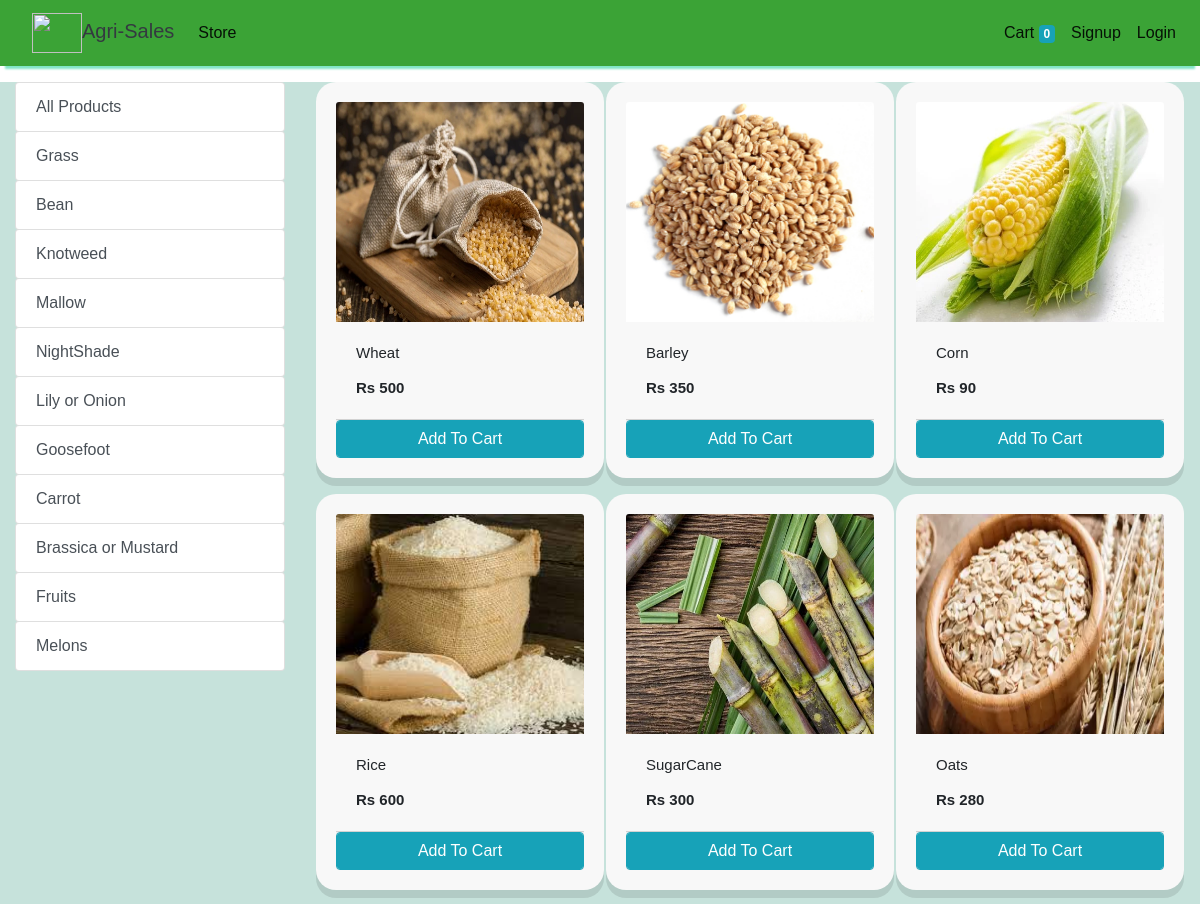
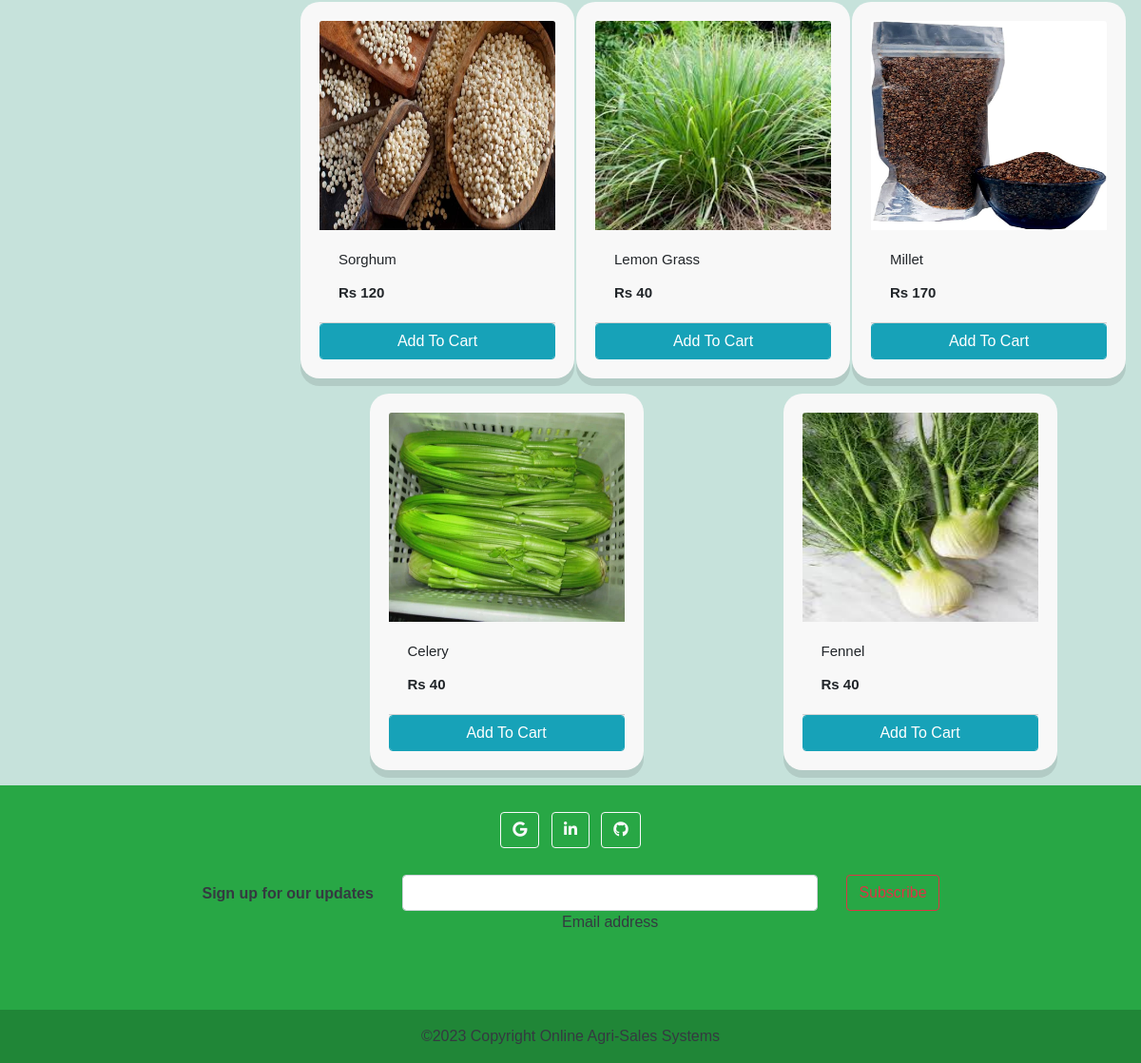
/store?category=13, run on the app's committed database (2 pictures, top to bottom).
### store/models/category.py (models this page shows, shortened)
class Category(models.Model):
    name= models.CharField(max_length=50)
    @staticmethod
    def get_all_categories():
        return Category.objects.all()

### store/models/product.py (models this page shows, shortened)
class Products(models.Model):
    name = models.CharField(max_length=60)
    price= models.IntegerField(default=0)
    category= models.ForeignKey(Category,on_delete=models.CASCADE,default=1 )
    description= models.CharField(max_length=250, default='', blank=True, null= True)
    image= models.ImageField(upload_to='uploads/products/')
    @staticmethod
    def get_all_products_by_categoryid(category_id):
        if category_id:
            return Products.objects.filter (category=category_id)
        else:
            return Products.get_all_products();

### store/views/home.py (the view)
# urls.py: path('' , include('store.urls'))
def store(request):
    cart = request.session.get('cart')
    if not cart:
        request.session['cart'] = {}
    products = None
    categories = Category.get_all_categories()
    categoryID = request.GET.get('category')
    if categoryID:
        products = Products.get_all_products_by_categoryid(categoryID)
    else:
        products = Products.get_all_products();
    data = {}
    data['products'] = products
    data['categories'] = categories
    print('you are : ', request.session.get('email'))
    return render(request, 'index.html', data)

### store/templatetags/cart.py (called while the page is built)
@register.filter (name='is_in_cart')
def is_in_cart(product, cart):
    keys = cart.keys ()
    for id in keys:
        if int (id) == product.id:
            return True
    return False;

### store/templatetags/custom_filter.py (called while the page is built)
@register.filter(name='currency')
def currency(number):
    return "Rs "+str(number)

### store/templates/index.html (shortened to what this page needs)
{% extends 'base.html' %}
{% block content %}
{% load cart %}
{% load custom_filter %}
<div class="container-fluid mt-3">
	<div class="row">
		<div class="col-lg-3 mx-auto">
			<div class="list-group">
				<a href="/" class="list-group-item list-group-item-action btn btn-outline-info">All Products</a>
				{% for category in categories %}
				<a href="/?category={{category.id}}"
					class="list-group-item list-group-item-action btn btn-outline-info">{{category.name}}</a>
				{% endfor %}
			</div>
		</div>
		<div id='products' class="col-lg-9 mx-auto">
			<div class="row mx-auto">
				{% for product in products %}
				<div class="card mx-auto mb-3" id={{product.id}} style="width: 18rem;">
					<img class="card-img-top" src="{{product.image.url}}" alt="Card image cap">
					<div class="card-body">
						<p class="card-title">{{product.name}}</p>
						<p class="card-text"><b>{{product.price|currency}}</b></p>
					</div>
					<div class="card-footer p-0 no-gutters">
						{% if product|is_in_cart:request.session.cart %}
						<div class="row no-gutters">
							<form action="/#{{product.id}}" class="col-2 " method="post">
								{% csrf_token %}
								<input hidden type="text" name='product' value='{{product.id}}'>
								<input hidden type="text" name='remove' value='True'>
								<input type="submit" value=" - " class="btn btn-block btn-info border-right">
							</form>
							<div class="text-center col btn btn-info">{{product|cart_quantity:request.session.cart}} in Cart</div>
							<form action="/#{{product.id}}" class="col-2 " method="post">
								{% csrf_token %}
								<input hidden type="text" name='product' value='{{product.id}}'>
								<input type="submit" value=" + " class="btn btn-block btn-info border-left">
							</form>
						</div>
						{% else %}
						<form action="/#{{product.id}}" method="POST" class="btn-block">
							<input type="submit" class="float-right btn btn-info form-control"
								value="Add To Cart">
						</form>
						{% endif %}
					</div>
				</div>
				{% endfor %}
			</div>
		</div>
	</div>
</div>
{% endblock %}

### store/templates/base.html (style rules this page uses)
.container-fluid { background-color:#c6e2db; font-size:15px; }
img { height:500px; width:300px; }
.card { width: 18rem; height:auto; background-color:#66929a; border: none !important; border-radius: 20px !important; overflow: hidden; padding:20px; position: relative; display: flex; -webkit-box-orient: vertical; -webkit-box-direction: normal; flex-direction: column; min-width: 0px; overflow-wrap: break-word; background-color: rgb(248, 248, 248); background-clip: border-box; border: 0px solid rgba(0, 0, 0, 0.125); border-radius: 0.57rem; cursor: pointer; }
.card { box-shadow: rgba(0, 0, 0, 0.1) 0px 8px 0px; position: relative; margin-bottom: 1.56rem; }
body { font-family: 'Nunito', sans-serif; }
.card img { max-height: 220px; }

### data on the page
Category: name "Grass"
Category: name "Bean"
Category: name "Knotweed"
Category: name "Mallow"
Category: name "NightShade"
Category: name "Lily or Onion"
Category: name "Goosefoot"
Category: name "Carrot"
Category: name "Brassica or Mustard"
Category: name "Fruits"
Category: name "Melons"
Products: image (picture), name "Wheat", price "Rs 500"
Products: image (picture), name "Barley", price "Rs 350"
Products: image (picture), name "Corn", price "Rs 90"
Products: image (picture), name "Rice", price "Rs 600"
Products: image (picture), name "SugarCane", price "Rs 300"
Products: image (picture), name "Oats", price "Rs 280"
Products: image (picture), name "Sorghum", price "Rs 120"
Products: image (picture), name "Lemon Grass", price "Rs 40"
Products: image (picture), name "Millet", price "Rs 170"
Products: image (picture), name "Celery", price "Rs 40"
Products: image (picture), name "Fennel", price "Rs 40"

### other printed values
{{ request.session.cart.keys|length }} "0"
